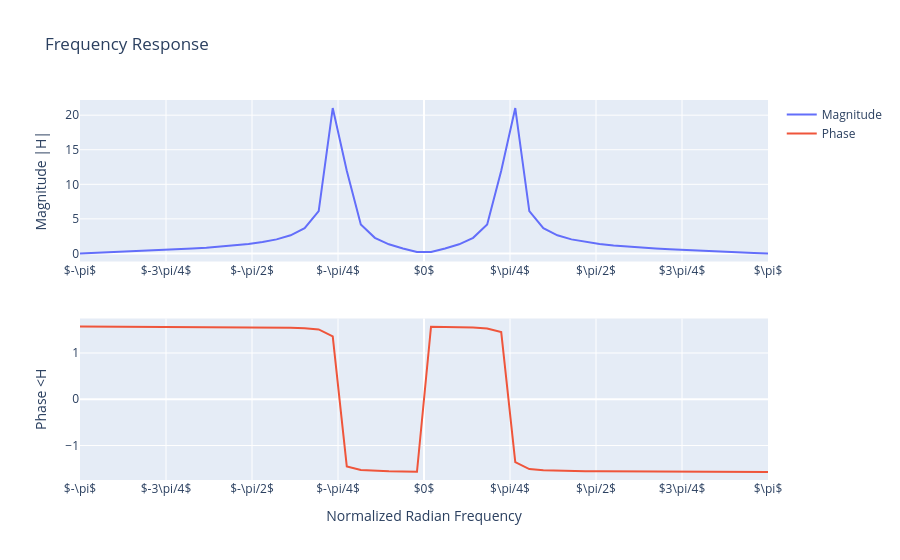

Source (notebook cell):
### Markdown cell above
2.3 Plot the frequency response of the filter. Confirm this is a band-pass filter. What's the central frequency of the passband?

### Code cell
from scipy.signal import freqz

r=0.99
w_n = np.pi / 4

b = [1, 0, -1]
a = [1, -2*r*np.cos(w_n), r**2]

interval = np.linspace(-np.pi, np.pi)
w, H = signal.freqz(b, a, worN=interval)
plot_frequency_response(w, H)

### Figure 1 — Plotly figure (JSON) as saved in the notebook; plotly's stock layout.template omitted (floating-point values rounded to 4 significant figures)
{"data": [{"name": "Magnitude", "type": "scatter", "x": [-3.142, -3.013, -2.885, -2.757, -2.629, -2.5, -2.372, -2.244, -2.116, -1.988, -1.859, -1.731, -1.603, -1.475, -1.346, -1.218, -1.09, -0.9617, -0.8335, -0.7053, -0.577, -0.4488, -0.3206, -0.1923, -0.06411, 0.06411, 0.1923, 0.3206, 0.4488, 0.577, 0.7053, 0.8335, 0.9617, 1.09, 1.218, 1.346, 1.475, 1.603, 1.731, 1.859, 1.988, 2.116, 2.244, 2.372, 2.5, 2.629, 2.757, 2.885, 3.013, 3.142], "xaxis": "x", "y": [7.246e-17, 0.07603, 0.153, 0.232, 0.314, 0.4005, 0.493, 0.5935, 0.7048, 0.8307, 0.9765, 1.15, 1.366, 1.645, 2.032, 2.62, 3.66, 6.127, 21.03, 11.96, 4.202, 2.26, 1.315, 0.7034, 0.2225, 0.2225, 0.7034, 1.315, 2.26, 4.202, 11.96, 21.03, 6.127, 3.66, 2.62, 2.032, 1.645, 1.366, 1.15, 0.9765, 0.8307, 0.7048, 0.5935, 0.493, 0.4005, 0.314, 0.232, 0.153, 0.07603, 7.246e-17], "yaxis": "y"}, {"name": "Phase", "type": "scatter", "x": [-3.142, -3.013, -2.885, -2.757, -2.629, -2.5, -2.372, -2.244, -2.116, -1.988, -1.859, -1.731, -1.603, -1.475, -1.346, -1.218, -1.09, -0.9617, -0.8335, -0.7053, -0.577, -0.4488, -0.3206, -0.1923, -0.06411, 0.06411, 0.1923, 0.3206, 0.4488, 0.577, 0.7053, 0.8335, 0.9617, 1.09, 1.218, 1.346, 1.475, 1.603, 1.731, 1.859, 1.988, 2.116, 2.244, 2.372, 2.5, 2.629, 2.757, 2.885, 3.013, 3.142], "xaxis": "x2", "y": [1.571, 1.57, 1.569, 1.568, 1.568, 1.567, 1.566, 1.565, 1.564, 1.563, 1.561, 1.559, 1.557, 1.554, 1.551, 1.545, 1.534, 1.51, 1.36, -1.452, -1.529, -1.548, -1.558, -1.564, -1.569, 1.569, 1.564, 1.558, 1.548, 1.529, 1.452, -1.36, -1.51, -1.534, -1.545, -1.551, -1.554, -1.557, -1.559, -1.561, -1.563, -1.564, -1.565, -1.566, -1.567, -1.568, -1.568, -1.569, -1.57, -1.571], "yaxis": "y2"}], "layout": {"title": {"text": "Frequency Response"}, "xaxis": {"anchor": "y", "domain": [0, 1], "tickmode": "array", "ticktext": ["$-\\pi$", "$-3\\pi/4$", "$-\\pi/2$", "$-\\pi/4$", "$0$", "$\\pi/4$", "$\\pi/2$", "$3\\pi/4$", "$\\pi$"], "tickvals": [-3.142, -2.356, -1.571, -0.7854, 0, 0.7854, 1.571, 2.356, 3.142]}, "xaxis2": {"anchor": "y2", "domain": [0, 1], "tickmode": "array", "ticktext": ["$-\\pi$", "$-3\\pi/4$", "$-\\pi/2$", "$-\\pi/4$", "$0$", "$\\pi/4$", "$\\pi/2$", "$3\\pi/4$", "$\\pi$"], "tickvals": [-3.142, -2.356, -1.571, -0.7854, 0, 0.7854, 1.571, 2.356, 3.142], "title": {"text": "Normalized Radian Frequency"}}, "yaxis": {"anchor": "x", "domain": [0.575, 1], "title": {"text": "Magnitude |H|"}}, "yaxis2": {"anchor": "x2", "domain": [0, 0.425], "title": {"text": "Phase <H"}}}}
